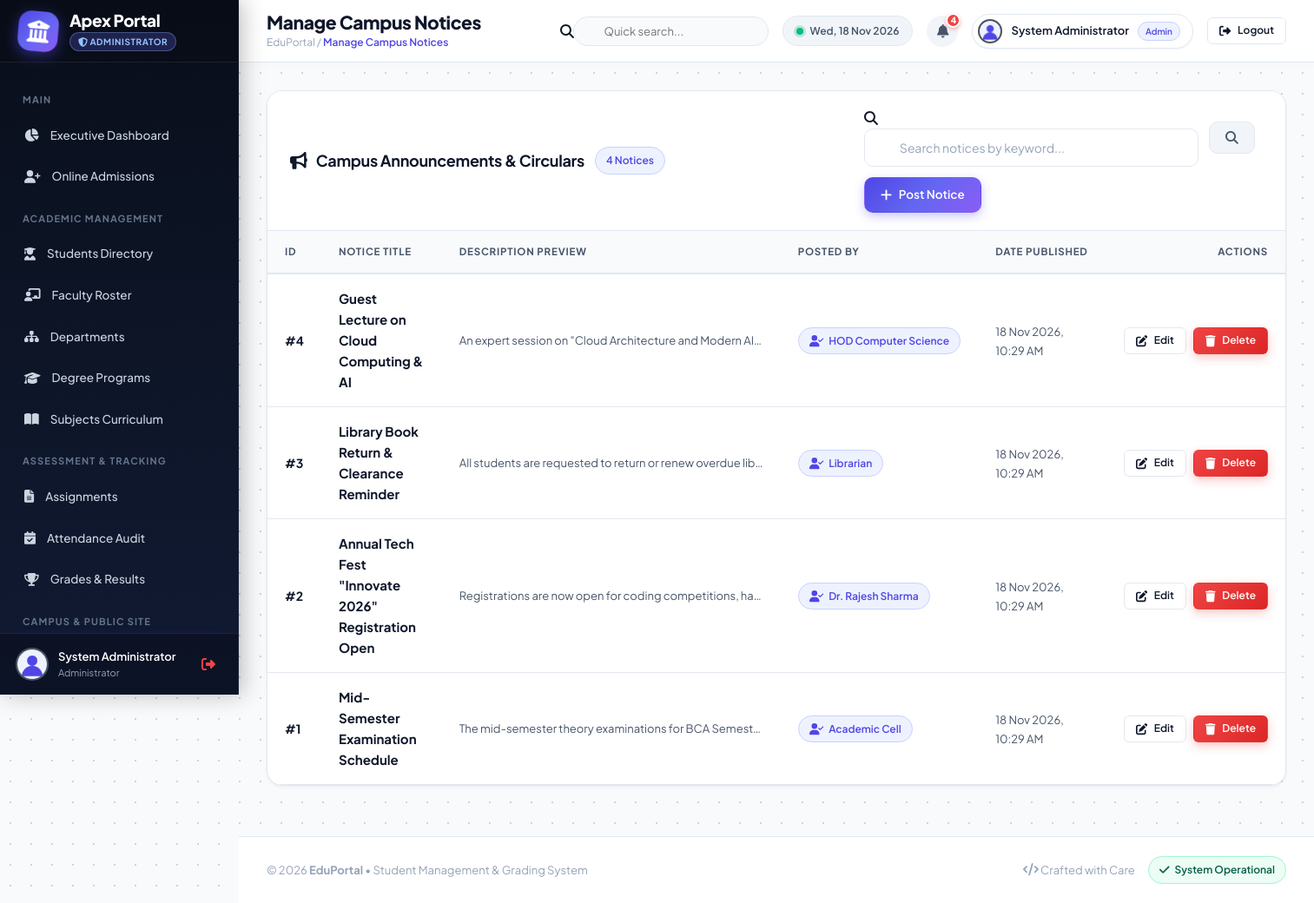
The page /admin/manage_notices.php (signed in) on the database as committed earlier.
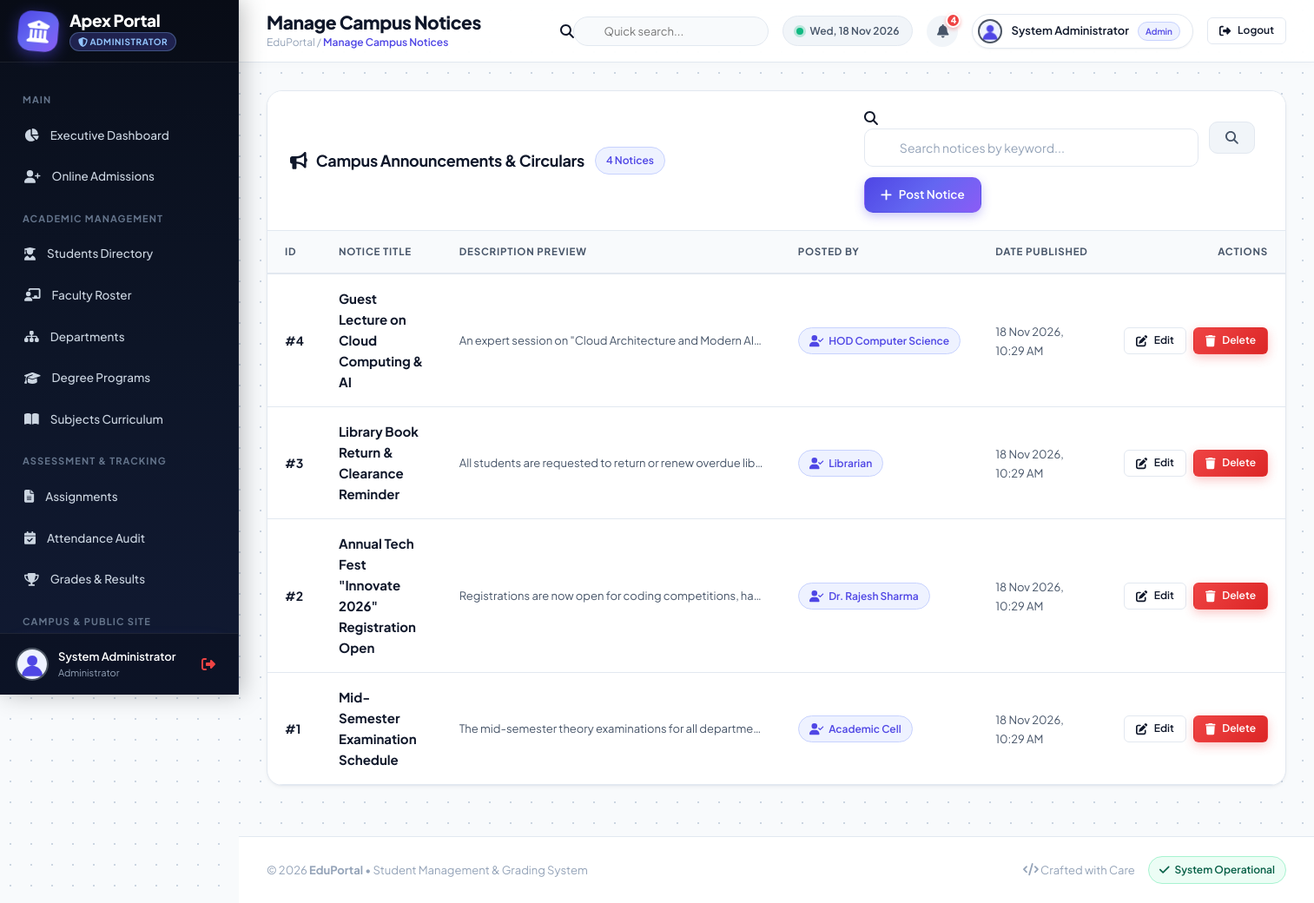
The same page on the database as committed later.
### tables this page shows
CREATE TABLE `notices` (
  `notice_id` int(11) NOT NULL AUTO_INCREMENT,
  `title` varchar(255) NOT NULL,
  `content` text NOT NULL,
  `description` text DEFAULT NULL,
  `category` enum('Academic','Examination','Admission','Sports','General') DEFAULT 'General',
  `target_role` enum('all','students','faculty') DEFAULT 'all',
  `posted_by` varchar(120) DEFAULT 'Dean Office',
  `posted_on` timestamp NOT NULL DEFAULT current_timestamp(),
  PRIMARY KEY (`notice_id`)
);

### admin/manage_notices.php (the view, shortened to what this page needs)
<?php
include("../config/db.php");
$search = "";
if (isset($_GET['search']) && !empty(trim($_GET['search']))) {
    $search = escape($con, $_GET['search']);
    $query = mysqli_query($con, "
        SELECT * FROM notices
        WHERE title LIKE '%$search%' OR description LIKE '%$search%'
        ORDER BY notice_id DESC
    ");
} else {
    $query = mysqli_query($con, "SELECT * FROM notices ORDER BY notice_id DESC");
}
include("../includes/header.php");
include("../includes/sidebar_admin.php");
include("../includes/navbar.php");
?>
<div class="card">
    <div class="card-header">
        <div style="display:flex; align-items:center; gap:12px; flex-wrap:wrap;">
            <h3><i class="fa-solid fa-bullhorn"></i> Campus Announcements & Circulars</h3>
            <span class="badge badge-primary"><?php echo mysqli_num_rows($query); ?> Notices</span>
        </div>
        <div style="display:flex; align-items:center; gap:12px; flex-wrap:wrap;">
            <form method="GET" class="search-toolbar">
                <div class="search-input-group">
                    <i class="fa-solid fa-magnifying-glass"></i>
                    <input type="text" name="search" class="form-control" placeholder="Search notices by keyword..." value="<?php echo htmlspecialchars($search); ?>">
                </div>
                <button type="submit" class="btn btn-secondary"><i class="fa-solid fa-search"></i></button>
            </form>
            <a href="add_notice.php" class="btn btn-primary">
                <i class="fa-solid fa-plus"></i> Post Notice
            </a>
        </div>
    </div>
    <div class="card-body" style="padding:0;">
        <div class="table-responsive">
            <table class="custom-table">
                <thead>
                    <tr>
                        <th>ID</th>
                        <th>Notice Title</th>
                        <th>Description Preview</th>
                        <th>Posted By</th>
                        <th>Date Published</th>
                        <th style="text-align:right;">Actions</th>
                    </tr>
                </thead>
                <tbody>
                    <?php if ($query && mysqli_num_rows($query) > 0): ?>
                        <?php while ($row = mysqli_fetch_assoc($query)): ?>
                            <tr>
                                <td><strong>#<?php echo $row['notice_id']; ?></strong></td>
                                <td>
                                    <div style="font-weight:700; color:var(--text-primary); font-size:15px;">
                                        <?php echo htmlspecialchars($row['title']); ?>
                                    </div>
                                </td>
                                <td>
                                    <div style="font-size:13px; color:#475569; max-width:350px; overflow:hidden; text-overflow:ellipsis; white-space:nowrap;">
                                        <?php echo htmlspecialchars($row['description']); ?>
                                    </div>
                                </td>
                                <td>
                                    <span class="badge badge-primary">
                                        <i class="fa-solid fa-user-check"></i> <?php echo htmlspecialchars($row['posted_by'] ?? 'Admin'); ?>
                                    </span>
                                </td>
                                <td>
                                    <span style="font-size:13px; color:var(--text-secondary);">
                                        <?php echo isset($row['posted_on']) ? date('d M Y, h:i A', strtotime($row['posted_on'])) : 'Recent'; ?>
                                    </span>
                                </td>
                                <td style="text-align:right;">
                                    <div class="table-actions">
                                        <a href="edit_notice.php?id=<?php echo $row['notice_id']; ?>" class="btn btn-outline btn-sm" title="Edit Notice">
                                            <i class="fa-solid fa-pen-to-square"></i> Edit
                                        </a>
                                        <a href="delete_notice.php?id=<?php echo $row['notice_id']; ?>" class="btn btn-danger btn-sm" onclick="return confirm('Are you sure you want to delete this notice?')" title="Delete Notice">
                                            <i class="fa-solid fa-trash"></i> Delete
                                        </a>
                                    </div>
                                </td>
                            </tr>
                        <?php endwhile; ?>
                    <?php endif; ?>
                </tbody>
            </table>
        </div>
    </div>
</div>
<?php include("../includes/footer.php"); ?>

Rows that differ between the two databases and show on the page:
changed notices "Mid-Semester Examination Schedule": description "The mid-semester theory examinations for BCA Semest…" → "The mid-semester theory examinations for all departme…"
